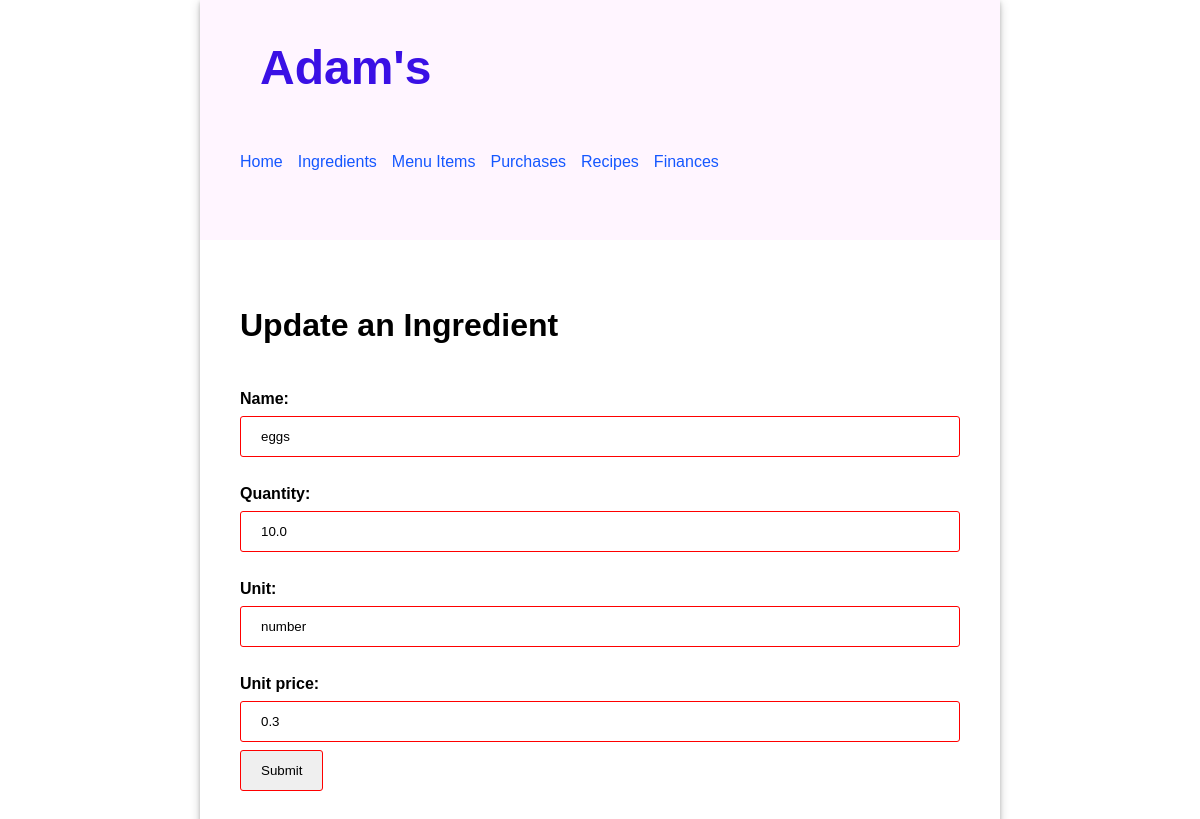
Page /ingredient/2/update on the committed database.
### inventory/models.py (models this page shows, shortened)
class Ingredient(models.Model):
    name = models.CharField(max_length=30)
    quantity = models.FloatField(default=0)
    unit = models.CharField(max_length=15)
    unit_price = models.FloatField(default=0)

### inventory/views.py (the view)
# urls.py: path('ingredient/<pk>/update', views.IngredientUpdate.as_view(), name='ingredientupdate'),
class IngredientUpdate(UpdateView):
    model = Ingredient
    template_name = 'inventory/ingredient_update.html'
    form_class = IngredientForm

### inventory/forms.py
class IngredientForm(forms.ModelForm):
    class Meta:
        model = Ingredient
        fields = '__all__'

### inventory/templates/inventory/ingredient_update.html (shortened to what this page needs)
{% extends 'base.html' %} {% load static %} {% block content %}
<h2>Update an Ingredient</h2>
<form method="post">
    {{ form }}
    <input type="submit" value="Submit" />
</form>
{% endblock %}

### inventory/static/inventory/style.css (style rules this page uses)
body { font-family: "Oxygen", sans-serif; margin: 0; }
input, select { width: 100%; padding: 12px 20px; margin: 8px 0; box-sizing: border-box; border: 1px solid black; border-radius: 3px; }
main h2 { font-size: 2em; }
main form input[type="submit"] { width: max-content; }
main form * { display: block; border-color: red; }
main form label { font-size: 1em; font-weight: bold; padding-top: 20px; }

### rows in the picture
Ingredient: name "eggs", quantity "10.0", unit "number", unit_price "0.3"
